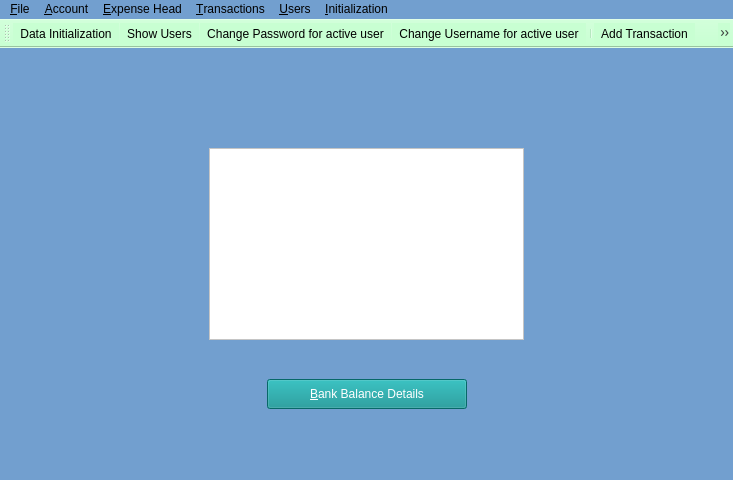
<?xml version="1.0" encoding="UTF-8"?>
<ui version="4.0">
 <class>HomeWindow</class>
 <widget class="QMainWindow" name="HomeWindow">
  <property name="windowModality">
   <enum>Qt::NonModal</enum>
  </property>
  <property name="geometry">
   <rect>
    <x>0</x>
    <y>0</y>
    <width>733</width>
    <height>480</height>
   </rect>
  </property>
  <property name="font">
   <font>
    <pointsize>10</pointsize>
   </font>
  </property>
  <property name="windowTitle">
   <string>Expense Tracker</string>
  </property>
  <property name="windowIcon">
   <iconset>
    <normaloff>:/icons/expense_tracker_sm.png</normaloff>:/icons/expense_tracker_sm.png</iconset>
  </property>
  <property name="styleSheet">
   <string notr="true">background-color: rgb(114, 159, 207);
</string>
  </property>
  <widget class="QWidget" name="centralwidget">
   <layout class="QGridLayout" name="gridLayout">
    <item row="0" column="0">
     <spacer name="verticalSpacer_3">
      <property name="orientation">
       <enum>Qt::Vertical</enum>
      </property>
      <property name="sizeHint" stdset="0">
       <size>
        <width>20</width>
        <height>19</height>
       </size>
      </property>
     </spacer>
    </item>
    <item row="1" column="0">
     <layout class="QHBoxLayout" name="horizontalLayout_2">
      <item>
       <spacer name="horizontalSpacer_3">
        <property name="orientation">
         <enum>Qt::Horizontal</enum>
        </property>
        <property name="sizeHint" stdset="0">
         <size>
          <width>40</width>
          <height>20</height>
         </size>
        </property>
       </spacer>
      </item>
      <item>
       <widget class="QLabel" name="label_2">
        <property name="styleSheet">
         <string notr="true"/>
        </property>
        <property name="text">
         <string/>
        </property>
        <property name="pixmap">
         <pixmap resource="../src/resource.qrc">:/icons/icons/expense_tracker_big.png</pixmap>
        </property>
        <property name="alignment">
         <set>Qt::AlignCenter</set>
        </property>
       </widget>
      </item>
      <item>
       <spacer name="horizontalSpacer_4">
        <property name="orientation">
         <enum>Qt::Horizontal</enum>
        </property>
        <property name="sizeHint" stdset="0">
         <size>
          <width>40</width>
          <height>20</height>
         </size>
        </property>
       </spacer>
      </item>
     </layout>
    </item>
    <item row="2" column="0">
     <spacer name="verticalSpacer_2">
      <property name="orientation">
       <enum>Qt::Vertical</enum>
      </property>
      <property name="sizeHint" stdset="0">
       <size>
        <width>20</width>
        <height>18</height>
       </size>
      </property>
     </spacer>
    </item>
    <item row="3" column="0">
     <layout class="QHBoxLayout" name="horizontalLayout_3">
      <property name="leftMargin">
       <number>200</number>
      </property>
      <property name="rightMargin">
       <number>200</number>
      </property>
      <item>
       <widget class="QTableView" name="tableView">
        <property name="font">
         <font/>
        </property>
        <property name="styleSheet">
         <string notr="true">background-color: rgb(255, 255, 255);</string>
        </property>
        <property name="editTriggers">
         <set>QAbstractItemView::NoEditTriggers</set>
        </property>
        <property name="alternatingRowColors">
         <bool>true</bool>
        </property>
        <property name="selectionMode">
         <enum>QAbstractItemView::SingleSelection</enum>
        </property>
        <property name="selectionBehavior">
         <enum>QAbstractItemView::SelectRows</enum>
        </property>
        <attribute name="horizontalHeaderStretchLastSection">
         <bool>true</bool>
        </attribute>
        <attribute name="verticalHeaderStretchLastSection">
         <bool>true</bool>
        </attribute>
       </widget>
      </item>
     </layout>
    </item>
    <item row="4" column="0">
     <spacer name="verticalSpacer">
      <property name="orientation">
       <enum>Qt::Vertical</enum>
      </property>
      <property name="sizeHint" stdset="0">
       <size>
        <width>20</width>
        <height>19</height>
       </size>
      </property>
     </spacer>
    </item>
    <item row="5" column="0">
     <layout class="QHBoxLayout" name="horizontalLayout">
      <item>
       <spacer name="horizontalSpacer">
        <property name="orientation">
         <enum>Qt::Horizontal</enum>
        </property>
        <property name="sizeHint" stdset="0">
         <size>
          <width>40</width>
          <height>20</height>
         </size>
        </property>
       </spacer>
      </item>
      <item>
       <widget class="QPushButton" name="buttonBankBalance">
        <property name="minimumSize">
         <size>
          <width>200</width>
          <height>30</height>
         </size>
        </property>
        <property name="maximumSize">
         <size>
          <width>200</width>
          <height>30</height>
         </size>
        </property>
        <property name="font">
         <font/>
        </property>
        <property name="styleSheet">
         <string notr="true">color: rgb(255, 255, 255);
background-color: rgb(10, 145, 145);</string>
        </property>
        <property name="text">
         <string>&amp;Bank Balance Details</string>
        </property>
        <property name="icon">
         <iconset resource="../src/resource.qrc">
          <normaloff>:/icons/icons/view.png</normaloff>:/icons/icons/view.png</iconset>
        </property>
       </widget>
      </item>
      <item>
       <spacer name="horizontalSpacer_2">
        <property name="orientation">
         <enum>Qt::Horizontal</enum>
        </property>
        <property name="sizeHint" stdset="0">
         <size>
          <width>40</width>
          <height>20</height>
         </size>
        </property>
       </spacer>
      </item>
     </layout>
    </item>
    <item row="6" column="0">
     <spacer name="verticalSpacer_4">
      <property name="orientation">
       <enum>Qt::Vertical</enum>
      </property>
      <property name="sizeHint" stdset="0">
       <size>
        <width>20</width>
        <height>40</height>
       </size>
      </property>
     </spacer>
    </item>
   </layout>
  </widget>
  <widget class="QMenuBar" name="menubar">
   <property name="geometry">
    <rect>
     <x>0</x>
     <y>0</y>
     <width>733</width>
     <height>23</height>
    </rect>
   </property>
   <widget class="QMenu" name="menu_File">
    <property name="title">
     <string>&amp;File</string>
    </property>
    <addaction name="action_Print_Transaction"/>
    <addaction name="action_About"/>
    <addaction name="separator"/>
    <addaction name="action_Exit"/>
   </widget>
   <widget class="QMenu" name="menu_Account">
    <property name="title">
     <string>&amp;Account</string>
    </property>
    <addaction name="action_Add_Account"/>
    <addaction name="action_Edit_Account"/>
    <addaction name="action_View_Account"/>
    <addaction name="separator"/>
    <addaction name="action_Delete_Account"/>
    <addaction name="separator"/>
   </widget>
   <widget class="QMenu" name="menu_Head">
    <property name="title">
     <string>&amp;Expense Head</string>
    </property>
    <addaction name="action_Add_Head"/>
    <addaction name="action_Edit_Head"/>
    <addaction name="action_View_Head"/>
    <addaction name="separator"/>
    <addaction name="action_Delete_Head"/>
    <addaction name="separator"/>
   </widget>
   <widget class="QMenu" name="menu_Transactions">
    <property name="title">
     <string>&amp;Transactions</string>
    </property>
    <addaction name="action_Add_Transaction"/>
    <addaction name="action_Edit_Transaction"/>
    <addaction name="action_View_Transaction"/>
    <addaction name="separator"/>
    <addaction name="action_Delete_Transaction"/>
    <addaction name="separator"/>
   </widget>
   <widget class="QMenu" name="menu_Users">
    <property name="title">
     <string>&amp;Users</string>
    </property>
    <addaction name="separator"/>
    <addaction name="action_Show_Users"/>
    <addaction name="action_Change_Password"/>
    <addaction name="action_Change_Username"/>
   </widget>
   <widget class="QMenu" name="menu_Initiaize">
    <property name="title">
     <string>&amp;Initialization</string>
    </property>
    <addaction name="action_Data_Initialization"/>
   </widget>
   <addaction name="menu_File"/>
   <addaction name="menu_Account"/>
   <addaction name="menu_Head"/>
   <addaction name="menu_Transactions"/>
   <addaction name="menu_Users"/>
   <addaction name="menu_Initiaize"/>
  </widget>
  <widget class="QStatusBar" name="statusbar">
   <property name="font">
    <font>
     <pointsize>10</pointsize>
    </font>
   </property>
  </widget>
  <widget class="QToolBar" name="toolBar">
   <property name="windowTitle">
    <string>toolBar</string>
   </property>
   <property name="styleSheet">
    <string notr="true">background-color: rgb(200, 255, 210);</string>
   </property>
   <attribute name="toolBarArea">
    <enum>TopToolBarArea</enum>
   </attribute>
   <attribute name="toolBarBreak">
    <bool>false</bool>
   </attribute>
   <addaction name="action_Data_Initialization"/>
   <addaction name="action_Show_Users"/>
   <addaction name="action_Change_Password"/>
   <addaction name="action_Change_Username"/>
   <addaction name="separator"/>
   <addaction name="action_Add_Transaction"/>
   <addaction name="action_Edit_Transaction"/>
   <addaction name="action_Delete_Transaction"/>
   <addaction name="action_View_Transaction"/>
   <addaction name="action_Print_Transaction"/>
   <addaction name="separator"/>
   <addaction name="action_About"/>
   <addaction name="action_Exit"/>
  </widget>
  <action name="action_Exit">
   <property name="icon">
    <iconset resource="../src/resource.qrc">
     <normaloff>:/icons/icons/exit.png</normaloff>:/icons/icons/exit.png</iconset>
   </property>
   <property name="text">
    <string>E&amp;xit</string>
   </property>
   <property name="toolTip">
    <string>Quit application</string>
   </property>
   <property name="statusTip">
    <string>Quit application</string>
   </property>
   <property name="font">
    <font/>
   </property>
   <property name="shortcut">
    <string>Ctrl+X</string>
   </property>
  </action>
  <action name="action_Add_Account">
   <property name="icon">
    <iconset resource="../src/resource.qrc">
     <normaloff>:/icons/icons/add.png</normaloff>:/icons/icons/add.png</iconset>
   </property>
   <property name="text">
    <string>&amp;Add Account</string>
   </property>
   <property name="toolTip">
    <string>Add new bank account</string>
   </property>
   <property name="statusTip">
    <string>Add new bank account</string>
   </property>
   <property name="font">
    <font/>
   </property>
   <property name="shortcut">
    <string>Ctrl+Alt+Shift+A</string>
   </property>
  </action>
  <action name="action_Edit_Account">
   <property name="icon">
    <iconset resource="../src/resource.qrc">
     <normaloff>:/icons/icons/edit.png</normaloff>:/icons/icons/edit.png</iconset>
   </property>
   <property name="text">
    <string>&amp;Edit Account</string>
   </property>
   <property name="toolTip">
    <string>Edit an existing bank account</string>
   </property>
   <property name="statusTip">
    <string>Edit an existing bank account</string>
   </property>
   <property name="font">
    <font/>
   </property>
   <property name="shortcut">
    <string>Ctrl+Alt+Shift+E</string>
   </property>
  </action>
  <action name="action_View_Account">
   <property name="icon">
    <iconset resource="../src/resource.qrc">
     <normaloff>:/icons/icons/view.png</normaloff>:/icons/icons/view.png</iconset>
   </property>
   <property name="text">
    <string>&amp;View Account</string>
   </property>
   <property name="toolTip">
    <string>View existing  bank accounts</string>
   </property>
   <property name="statusTip">
    <string>View existing  bank accounts</string>
   </property>
   <property name="font">
    <font/>
   </property>
   <property name="shortcut">
    <string>Ctrl+Alt+Shift+V</string>
   </property>
  </action>
  <action name="action_Delete_Account">
   <property name="icon">
    <iconset resource="../src/resource.qrc">
     <normaloff>:/icons/icons/delete.png</normaloff>:/icons/icons/delete.png</iconset>
   </property>
   <property name="text">
    <string>&amp;Delete Account</string>
   </property>
   <property name="toolTip">
    <string>Delete an existing bank account</string>
   </property>
   <property name="statusTip">
    <string>Delete an existing bank account</string>
   </property>
   <property name="font">
    <font/>
   </property>
   <property name="shortcut">
    <string>Ctrl+Alt+Shift+D</string>
   </property>
  </action>
  <action name="action_Add_Head">
   <property name="icon">
    <iconset resource="../src/resource.qrc">
     <normaloff>:/icons/icons/add.png</normaloff>:/icons/icons/add.png</iconset>
   </property>
   <property name="text">
    <string>&amp;Add Head</string>
   </property>
   <property name="toolTip">
    <string>Add new expenditure head</string>
   </property>
   <property name="statusTip">
    <string>Add new expenditure head</string>
   </property>
   <property name="font">
    <font/>
   </property>
   <property name="shortcut">
    <string>Ctrl+Alt+A</string>
   </property>
  </action>
  <action name="action_Edit_Head">
   <property name="icon">
    <iconset resource="../src/resource.qrc">
     <normaloff>:/icons/icons/edit.png</normaloff>:/icons/icons/edit.png</iconset>
   </property>
   <property name="text">
    <string>&amp;Edit Head</string>
   </property>
   <property name="toolTip">
    <string>Edit an existing expenditure head</string>
   </property>
   <property name="statusTip">
    <string>Edit an existing expenditure head</string>
   </property>
   <property name="font">
    <font/>
   </property>
   <property name="shortcut">
    <string>Ctrl+Alt+E</string>
   </property>
  </action>
  <action name="action_View_Head">
   <property name="icon">
    <iconset resource="../src/resource.qrc">
     <normaloff>:/icons/icons/view.png</normaloff>:/icons/icons/view.png</iconset>
   </property>
   <property name="text">
    <string>&amp;View Head</string>
   </property>
   <property name="toolTip">
    <string>View existing expenditure heads</string>
   </property>
   <property name="statusTip">
    <string>View existing expenditure heads</string>
   </property>
   <property name="font">
    <font/>
   </property>
   <property name="shortcut">
    <string>Ctrl+Alt+V</string>
   </property>
  </action>
  <action name="action_Delete_Head">
   <property name="icon">
    <iconset resource="../src/resource.qrc">
     <normaloff>:/icons/icons/delete.png</normaloff>:/icons/icons/delete.png</iconset>
   </property>
   <property name="text">
    <string>&amp;Delete Head</string>
   </property>
   <property name="toolTip">
    <string>Delete an existing expenditure head</string>
   </property>
   <property name="statusTip">
    <string>Delete an existing expenditure head</string>
   </property>
   <property name="font">
    <font/>
   </property>
   <property name="shortcut">
    <string>Ctrl+Alt+D</string>
   </property>
  </action>
  <action name="action_Add_Transaction">
   <property name="icon">
    <iconset resource="../src/resource.qrc">
     <normaloff>:/icons/icons/add.png</normaloff>:/icons/icons/add.png</iconset>
   </property>
   <property name="text">
    <string>&amp;Add Transaction</string>
   </property>
   <property name="toolTip">
    <string>Add new transaction</string>
   </property>
   <property name="statusTip">
    <string>Add new transaction</string>
   </property>
   <property name="font">
    <font/>
   </property>
   <property name="shortcut">
    <string>Ctrl+Shift+A</string>
   </property>
  </action>
  <action name="action_Edit_Transaction">
   <property name="icon">
    <iconset resource="../src/resource.qrc">
     <normaloff>:/icons/icons/edit.png</normaloff>:/icons/icons/edit.png</iconset>
   </property>
   <property name="text">
    <string>&amp;Edit Transaction</string>
   </property>
   <property name="toolTip">
    <string>Edit an existing transaction</string>
   </property>
   <property name="statusTip">
    <string>Edit an existing transaction</string>
   </property>
   <property name="font">
    <font/>
   </property>
   <property name="shortcut">
    <string>Ctrl+Shift+E</string>
   </property>
  </action>
  <action name="action_View_Transaction">
   <property name="icon">
    <iconset resource="../src/resource.qrc">
     <normaloff>:/icons/icons/view.png</normaloff>:/icons/icons/view.png</iconset>
   </property>
   <property name="text">
    <string>&amp;View Transaction</string>
   </property>
   <property name="toolTip">
    <string>View existing transactions</string>
   </property>
   <property name="statusTip">
    <string>View existing transactions</string>
   </property>
   <property name="font">
    <font/>
   </property>
   <property name="shortcut">
    <string>Ctrl+Shift+V</string>
   </property>
  </action>
  <action name="action_Change_Password">
   <property name="icon">
    <iconset resource="../src/resource.qrc">
     <normaloff>:/icons/icons/password.png</normaloff>:/icons/icons/password.png</iconset>
   </property>
   <property name="text">
    <string>Change &amp;Password</string>
   </property>
   <property name="iconText">
    <string>Change Password for active user</string>
   </property>
   <property name="toolTip">
    <string>Change Password for active user</string>
   </property>
   <property name="statusTip">
    <string>Change Password for active user</string>
   </property>
   <property name="font">
    <font/>
   </property>
   <property name="shortcut">
    <string>Ctrl+P</string>
   </property>
  </action>
  <action name="action_Print_Transaction">
   <property name="icon">
    <iconset resource="../src/resource.qrc">
     <normaloff>:/icons/icons/print.png</normaloff>:/icons/icons/print.png</iconset>
   </property>
   <property name="text">
    <string>&amp;Print Expenditure</string>
   </property>
   <property name="toolTip">
    <string>Print existing expenditure</string>
   </property>
   <property name="statusTip">
    <string>Print existing expenditure</string>
   </property>
   <property name="font">
    <font/>
   </property>
   <property name="shortcut">
    <string>Shift+P</string>
   </property>
  </action>
  <action name="action_Data_Initialization">
   <property name="icon">
    <iconset resource="../src/resource.qrc">
     <normaloff>:/icons/icons/reset.png</normaloff>:/icons/icons/reset.png</iconset>
   </property>
   <property name="text">
    <string>Data Initiali&amp;zation</string>
   </property>
   <property name="toolTip">
    <string>Delete all existing transactions</string>
   </property>
   <property name="statusTip">
    <string>Delete all existing transactions</string>
   </property>
   <property name="font">
    <font/>
   </property>
   <property name="shortcut">
    <string>Ctrl+Z</string>
   </property>
  </action>
  <action name="action_Delete_Transaction">
   <property name="icon">
    <iconset resource="../src/resource.qrc">
     <normaloff>:/icons/icons/delete.png</normaloff>:/icons/icons/delete.png</iconset>
   </property>
   <property name="text">
    <string>&amp;Delete Transaction</string>
   </property>
   <property name="toolTip">
    <string>Delete an existing transaction</string>
   </property>
   <property name="statusTip">
    <string>Delete an existing transaction</string>
   </property>
   <property name="font">
    <font/>
   </property>
   <property name="shortcut">
    <string>Ctrl+Shift+D</string>
   </property>
  </action>
  <action name="action_About">
   <property name="icon">
    <iconset resource="../src/resource.qrc">
     <normaloff>:/icons/icons/about.png</normaloff>:/icons/icons/about.png</iconset>
   </property>
   <property name="text">
    <string>&amp;About</string>
   </property>
   <property name="toolTip">
    <string>About the application and the developer</string>
   </property>
   <property name="statusTip">
    <string>About the application and the developer</string>
   </property>
   <property name="font">
    <font/>
   </property>
   <property name="shortcut">
    <string>Ctrl+A</string>
   </property>
  </action>
  <action name="action_Change_Username">
   <property name="icon">
    <iconset resource="../src/resource.qrc">
     <normaloff>:/icons/icons/user.png</normaloff>:/icons/icons/user.png</iconset>
   </property>
   <property name="text">
    <string>Change &amp;Username</string>
   </property>
   <property name="iconText">
    <string>Change Username for active user</string>
   </property>
   <property name="toolTip">
    <string>Change Username for active user</string>
   </property>
   <property name="statusTip">
    <string>Change Username for active user</string>
   </property>
   <property name="font">
    <font/>
   </property>
   <property name="shortcut">
    <string>Ctrl+U</string>
   </property>
  </action>
  <action name="action_Show_Users">
   <property name="icon">
    <iconset resource="../src/resource.qrc">
     <normaloff>:/icons/icons/show_users.png</normaloff>:/icons/icons/show_users.png</iconset>
   </property>
   <property name="text">
    <string>&amp;Show Users</string>
   </property>
   <property name="toolTip">
    <string>Show all Users</string>
   </property>
   <property name="shortcut">
    <string>Ctrl+S</string>
   </property>
  </action>
 </widget>
 <resources>
  <include location="../src/resource.qrc"/>
 </resources>
 <connections>
  <connection>
   <sender>action_Exit</sender>
   <signal>triggered()</signal>
   <receiver>HomeWindow</receiver>
   <slot>close()</slot>
   <hints>
    <hint type="sourcelabel">
     <x>-1</x>
     <y>-1</y>
    </hint>
    <hint type="destinationlabel">
     <x>333</x>
     <y>239</y>
    </hint>
   </hints>
  </connection>
  <connection>
   <sender>action_About</sender>
   <signal>triggered()</signal>
   <receiver>HomeWindow</receiver>
   <slot>about()</slot>
   <hints>
    <hint type="sourcelabel">
     <x>-1</x>
     <y>-1</y>
    </hint>
    <hint type="destinationlabel">
     <x>333</x>
     <y>239</y>
    </hint>
   </hints>
  </connection>
  <connection>
   <sender>action_Print_Transaction</sender>
   <signal>triggered()</signal>
   <receiver>HomeWindow</receiver>
   <slot>print_transactions()</slot>
   <hints>
    <hint type="sourcelabel">
     <x>-1</x>
     <y>-1</y>
    </hint>
    <hint type="destinationlabel">
     <x>333</x>
     <y>239</y>
    </hint>
   </hints>
  </connection>
  <connection>
   <sender>action_Add_Account</sender>
   <signal>triggered()</signal>
   <receiver>HomeWindow</receiver>
   <slot>add_account()</slot>
   <hints>
    <hint type="sourcelabel">
     <x>-1</x>
     <y>-1</y>
    </hint>
    <hint type="destinationlabel">
     <x>333</x>
     <y>239</y>
    </hint>
   </hints>
  </connection>
  <connection>
   <sender>action_Edit_Account</sender>
   <signal>triggered()</signal>
   <receiver>HomeWindow</receiver>
   <slot>edit_account()</slot>
   <hints>
    <hint type="sourcelabel">
     <x>-1</x>
     <y>-1</y>
    </hint>
    <hint type="destinationlabel">
     <x>333</x>
     <y>239</y>
    </hint>
   </hints>
  </connection>
  <connection>
   <sender>action_View_Account</sender>
   <signal>triggered()</signal>
   <receiver>HomeWindow</receiver>
   <slot>view_account()</slot>
   <hints>
    <hint type="sourcelabel">
     <x>-1</x>
     <y>-1</y>
    </hint>
    <hint type="destinationlabel">
     <x>333</x>
     <y>239</y>
    </hint>
   </hints>
  </connection>
  <connection>
   <sender>action_Delete_Account</sender>
   <signal>triggered()</signal>
   <receiver>HomeWindow</receiver>
   <slot>delete_account()</slot>
   <hints>
    <hint type="sourcelabel">
     <x>-1</x>
     <y>-1</y>
    </hint>
    <hint type="destinationlabel">
     <x>333</x>
     <y>239</y>
    </hint>
   </hints>
  </connection>
  <connection>
   <sender>action_Add_Head</sender>
   <signal>triggered()</signal>
   <receiver>HomeWindow</receiver>
   <slot>add_head()</slot>
   <hints>
    <hint type="sourcelabel">
     <x>-1</x>
     <y>-1</y>
    </hint>
    <hint type="destinationlabel">
     <x>333</x>
     <y>239</y>
    </hint>
   </hints>
  </connection>
  <connection>
   <sender>action_Edit_Head</sender>
   <signal>triggered()</signal>
   <receiver>HomeWindow</receiver>
   <slot>edit_head()</slot>
   <hints>
    <hint type="sourcelabel">
     <x>-1</x>
     <y>-1</y>
    </hint>
    <hint type="destinationlabel">
     <x>333</x>
     <y>239</y>
    </hint>
   </hints>
  </connection>
  <connection>
   <sender>action_View_Head</sender>
   <signal>triggered()</signal>
   <receiver>HomeWindow</receiver>
   <slot>view_head()</slot>
   <hints>
    <hint type="sourcelabel">
     <x>-1</x>
     <y>-1</y>
    </hint>
    <hint type="destinationlabel">
     <x>333</x>
     <y>239</y>
    </hint>
   </hints>
  </connection>
  <connection>
   <sender>action_Delete_Head</sender>
   <signal>triggered()</signal>
   <receiver>HomeWindow</receiver>
   <slot>delete_head()</slot>
   <hints>
    <hint type="sourcelabel">
     <x>-1</x>
     <y>-1</y>
    </hint>
    <hint type="destinationlabel">
     <x>333</x>
     <y>239</y>
    </hint>
   </hints>
  </connection>
  <connection>
   <sender>action_Add_Transaction</sender>
   <signal>triggered()</signal>
   <receiver>HomeWindow</receiver>
   <slot>add_transaction()</slot>
   <hints>
    <hint type="sourcelabel">
     <x>-1</x>
     <y>-1</y>
    </hint>
    <hint type="destinationlabel">
     <x>333</x>
     <y>239</y>
    </hint>
   </hints>
  </connection>
  <connection>
   <sender>action_Edit_Transaction</sender>
   <signal>triggered()</signal>
   <receiver>HomeWindow</receiver>
   <slot>edit_transaction()</slot>
   <hints>
    <hint type="sourcelabel">
     <x>-1</x>
     <y>-1</y>
    </hint>
    <hint type="destinationlabel">
     <x>333</x>
     <y>239</y>
    </hint>
   </hints>
  </connection>
  <connection>
   <sender>action_View_Transaction</sender>
   <signal>triggered()</signal>
   <receiver>HomeWindow</receiver>
   <slot>view_transaction()</slot>
   <hints>
    <hint type="sourcelabel">
     <x>-1</x>
     <y>-1</y>
    </hint>
    <hint type="destinationlabel">
     <x>333</x>
     <y>239</y>
    </hint>
   </hints>
  </connection>
  <connection>
   <sender>action_Delete_Transaction</sender>
   <signal>triggered()</signal>
   <receiver>HomeWindow</receiver>
   <slot>delete_transaction()</slot>
   <hints>
    <hint type="sourcelabel">
     <x>-1</x>
     <y>-1</y>
    </hint>
    <hint type="destinationlabel">
     <x>333</x>
     <y>239</y>
    </hint>
   </hints>
  </connection>
  <connection>
   <sender>action_Change_Password</sender>
   <signal>triggered()</signal>
   <receiver>HomeWindow</receiver>
   <slot>change_password()</slot>
   <hints>
    <hint type="sourcelabel">
     <x>-1</x>
     <y>-1</y>
    </hint>
    <hint type="destinationlabel">
     <x>333</x>
     <y>239</y>
    </hint>
   </hints>
  </connection>
  <connection>
   <sender>action_Data_Initialization</sender>
   <signal>triggered()</signal>
   <receiver>HomeWindow</receiver>
   <slot>initialize_data()</slot>
   <hints>
    <hint type="sourcelabel">
     <x>-1</x>
     <y>-1</y>
    </hint>
    <hint type="destinationlabel">
     <x>333</x>
     <y>239</y>
    </hint>
   </hints>
  </connection>
  <connection>
   <sender>buttonBankBalance</sender>
   <signal>clicked()</signal>
   <receiver>HomeWindow</receiver>
   <slot>bank_balance_details()</slot>
   <hints>
    <hint type="sourcelabel">
     <x>466</x>
     <y>404</y>
    </hint>
    <hint type="destinationlabel">
     <x>333</x>
     <y>239</y>
    </hint>
   </hints>
  </connection>
  <connection>
   <sender>action_Change_Username</sender>
   <signal>triggered()</signal>
   <receiver>HomeWindow</receiver>
   <slot>change_username()</slot>
   <hints>
    <hint type="sourcelabel">
     <x>-1</x>
     <y>-1</y>
    </hint>
    <hint type="destinationlabel">
     <x>366</x>
     <y>239</y>
    </hint>
   </hints>
  </connection>
  <connection>
   <sender>action_Show_Users</sender>
   <signal>triggered()</signal>
   <receiver>HomeWindow</receiver>
   <slot>show_all_users()</slot>
   <hints>
    <hint type="sourcelabel">
     <x>-1</x>
     <y>-1</y>
    </hint>
    <hint type="destinationlabel">
     <x>366</x>
     <y>239</y>
    </hint>
   </hints>
  </connection>
 </connections>
 <slots>
  <slot>print_transactions()</slot>
  <slot>about()</slot>
  <slot>bank_balance_details()</slot>
  <slot>add_account()</slot>
  <slot>edit_account()</slot>
  <slot>view_account()</slot>
  <slot>delete_account()</slot>
  <slot>add_head()</slot>
  <slot>edit_head()</slot>
  <slot>view_head()</slot>
  <slot>delete_head()</slot>
  <slot>add_transaction()</slot>
  <slot>edit_transaction()</slot>
  <slot>view_transaction()</slot>
  <slot>delete_transaction()</slot>
  <slot>show_all_users()</slot>
  <slot>reset_user_credentials()</slot>
  <slot>change_password()</slot>
  <slot>change_username()</slot>
  <slot>initialize_data()</slot>
 </slots>
</ui>
